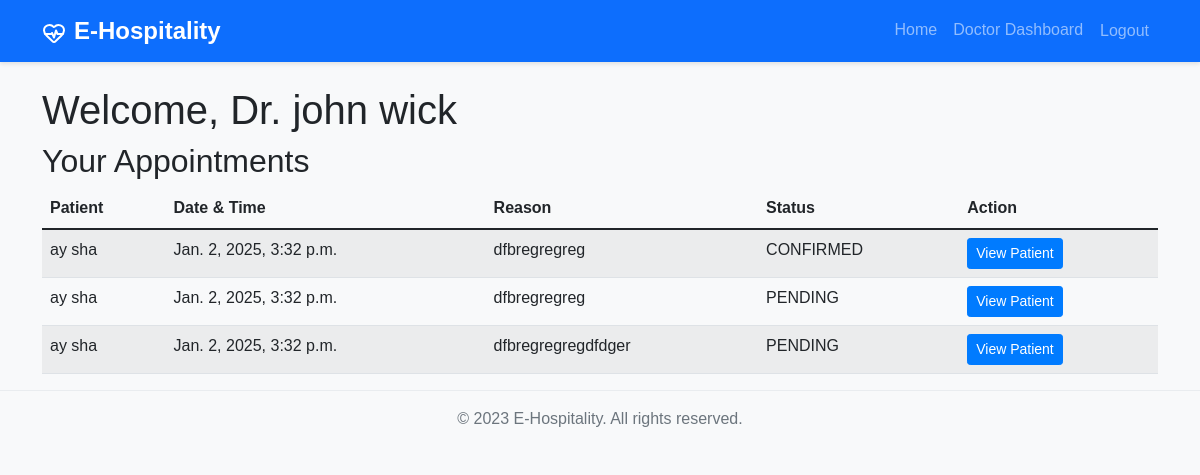
Page /doctor/dashboard/ (signed in) on the committed database.
### doctor/models.py (models this page shows, shortened)
class Doctor(models.Model):
    user = models.OneToOneField(User, on_delete=models.CASCADE)
    specialization = models.CharField(max_length=255)
    license_number = models.CharField(max_length=50)
    qualification = models.CharField(max_length=255)
    experience_years = models.IntegerField(default=0)
    consultation_fee = models.DecimalField(max_digits=10, decimal_places=2, default=0.00)

### patient/models.py (models this page shows, shortened)
class Appointment(models.Model):
    patient = models.ForeignKey(Patient, on_delete=models.CASCADE)
    doctor = models.ForeignKey('doctor.Doctor', on_delete=models.CASCADE)
    date_time = models.DateTimeField()
    reason = models.TextField()
    status = models.CharField(max_length=20, choices=[
        ('PENDING', 'Pending'),
        ('CONFIRMED', 'Confirmed'),
        ('REJECTED', 'Rejected'),
        ('CANCELLED', 'Cancelled'),
    ], default='PENDING')
    payment_intent_id = models.CharField(max_length=255, blank=True, null=True)
    payment_status = models.CharField(max_length=20, choices=[
        ('PENDING', 'Pending'),
        ('PAID', 'Paid'),
        ('FAILED', 'Failed'),
    ], default='PENDING')

class Patient(models.Model):
    user = models.OneToOneField(User, on_delete=models.CASCADE)
    date_of_birth = models.DateField()
    address = models.TextField()
    phone_number = models.CharField(max_length=15)

### doctor/views.py (the view)
# urls.py: path('dashboard/', views.doctor_dashboard, name='doctor_dashboard'),
@login_required
@user_passes_test(is_doctor)
def doctor_dashboard(request):
    doctor = request.user.doctor
    appointments = Appointment.objects.filter(doctor=doctor).order_by('date_time')
    return render(request, 'doctor/dashboard.html', {
        'doctor': doctor,
        'appointments': appointments,
    })

### doctor/views.py (called while the page is built)
def is_doctor(user):
    return user.is_authenticated and hasattr(user, 'doctor')

### templates/doctor/dashboard.html (shortened to what this page needs)
{% extends 'base.html' %}
{% block content %}
<h1>Welcome, Dr. {{ doctor.user.get_full_name }}</h1>
<h2>Your Appointments</h2>
<table class="table table-striped">
    <thead>
        <tr>
            <th>Patient</th>
            <th>Date & Time</th>
            <th>Reason</th>
            <th>Status</th>
            <th>Action</th>
        </tr>
    </thead>
    <tbody>
        {% for appointment in appointments %}
        <tr>
            <td>{{ appointment.patient.user.get_full_name }}</td>
            <td>{{ appointment.date_time }}</td>
            <td>{{ appointment.reason }}</td>
            <td>{{ appointment.status }}</td>
            <td>
                <a href="{% url 'patient_details' appointment.patient.id %}" class="btn btn-primary btn-sm">View Patient</a>
            </td>
        </tr>
        {% empty %}
        <tr>
            <td colspan="5">No appointments found.</td>
        </tr>
        {% endfor %}
    </tbody>
</table>
{% endblock %}

### templates/base.html (shortened to what this page needs)
<!DOCTYPE html>
{% load static %}
<html lang="en">
<head>
    <link href="https://cdn.jsdelivr.net/npm/bootstrap@5.1.3/dist/css/bootstrap.min.css" rel="stylesheet">
    <link href="{% static 'css/style.css' %}" rel="stylesheet">
</head>
<body>
    <nav class="navbar navbar-expand-lg navbar-dark bg-primary">
        <div class="container">
            <a class="navbar-brand" href="{% url 'home' %}">
                <i data-lucide="heart-pulse" class="me-2"></i>E-Hospitality
            </a>
            <div class="collapse navbar-collapse" id="navbarNav">
                <ul class="navbar-nav ms-auto">
                    <li class="nav-item">
                        <a class="nav-link" href="{% url 'home' %}">Home</a>
                    </li>
                    {% if user.is_authenticated %}
                        {% if user.is_staff %}
                            <li class="nav-item">
                                <a class="nav-link" href="{% url 'admin_dashboard' %}">Admin Dashboard</a>
                            </li>
                        {% elif user.doctor %}
                            <li class="nav-item">
                                <a class="nav-link" href="{% url 'doctor_dashboard' %}">Doctor Dashboard</a>
                            </li>
                        {% else %}
                            <li class="nav-item">
                                <a class="nav-link" href="{% url 'patient_dashboard' %}">Patient Dashboard</a>
                            </li>
                        {% endif %}
                        <li class="nav-item">
                            <form method="post" action="{% url 'logout' %}" class="d-inline">
                                <button type="submit" class="btn btn-link nav-link">Logout</button>
                            </form>
                        </li>
                    {% endif %}
                </ul>
            </div>
        </div>
    </nav>
    <div class="container mt-4">
        {% block content %}
        {% endblock %}
    </div>
    <footer class="footer mt-auto py-3 bg-light">
        <div class="container text-center">
            <span class="text-muted">© 2023 E-Hospitality. All rights reserved.</span>
        </div>
    </footer>
</body>
</html>

### static/css/style.css (style rules this page uses)
body { font-family: 'Arial', sans-serif; background-color: #f8f9fa; }
.navbar { box-shadow: 0 2px 4px rgba(0,0,0,.1); }
.navbar-brand { font-weight: bold; font-size: 1.5rem; }
.btn-primary { background-color: #007bff; border-color: #007bff; }
.footer { background-color: #f8f9fa; border-top: 1px solid #e9ecef; }

### rows in the picture
Doctor: user.get_full_name "john wick"
Appointment: patient.user.get_full_name "ay sha", date_time "Jan. 2, 2025, 3:32 p.m.", reason "dfbregregreg", status "CONFIRMED"
Appointment: patient.user.get_full_name "ay sha", date_time "Jan. 2, 2025, 3:32 p.m.", reason "dfbregregreg", status "PENDING"
Appointment: patient.user.get_full_name "ay sha", date_time "Jan. 2, 2025, 3:32 p.m.", reason "dfbregregregdfdger", status "PENDING"
